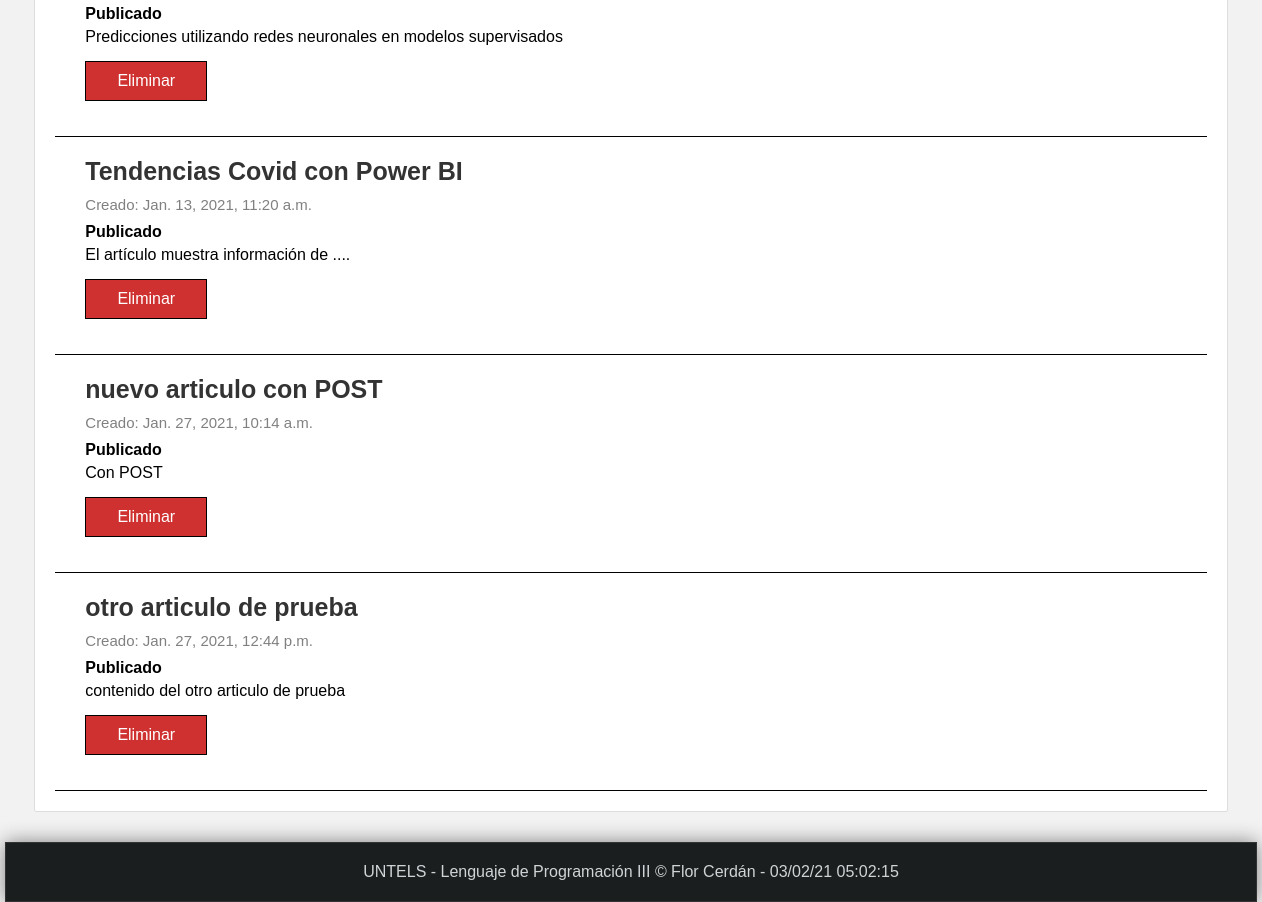
/listar_articulos (lower part), run on an earlier commit of the app's database.
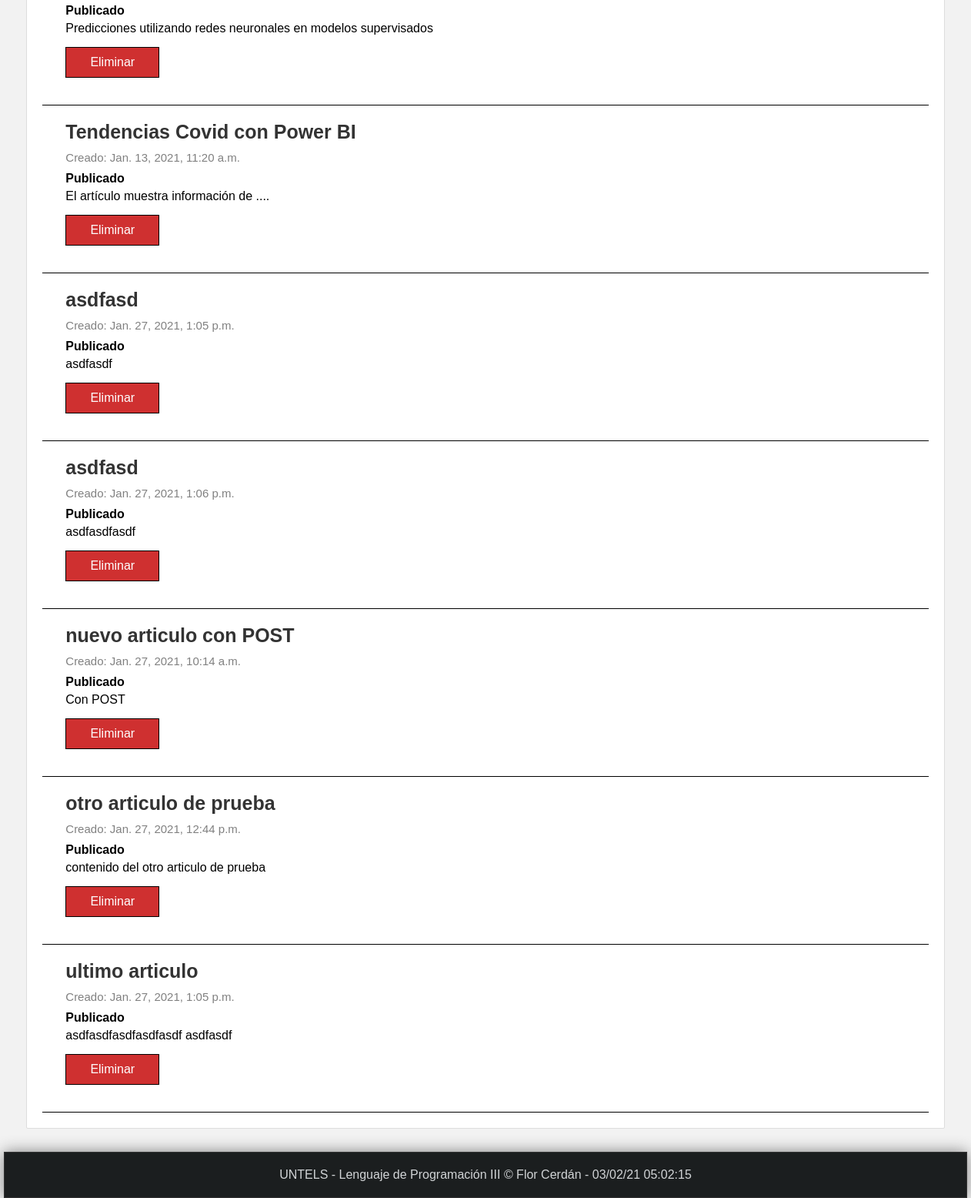
And on a later commit of the database.
### miapp/models.py (models this page shows, shortened)
class Articulo(models.Model):
    titulo = models.CharField(max_length=150, verbose_name="Título")
    contenido = models.TextField(verbose_name="Contenido")
    imagen = models.ImageField(default='null', verbose_name="Miniatura", upload_to="articulos")
    publicado = models.BooleanField(verbose_name="¿Publicado?")
    creado = models.DateTimeField(auto_now_add=True, verbose_name="Creado")
    actualizado = models.DateTimeField(auto_now=True, verbose_name="Editado")
    class Meta:
        verbose_name = "Artículo"
        verbose_name_plural = "Artículos"
        ordering = ['titulo','publicado']

### miapp/views.py (the view)
# urls.py: path('listar_articulos', views.listar_articulos, name="listar_articulos"),
def listar_articulos(request):
    articulos = Articulo.objects.all()
    """
    articulos = Articulo.objects.filter(
        Q(titulo__contains="Py") |
        Q(titulo__contains="Hab")
    )
    """
    return render(request, 'listar_articulos.html',{
        'articulos': articulos,
        'titulo': 'Listado de Artículos'
    })

### miapp/templates/listar_articulos.html (shortened to what this page needs)
{% extends 'layout.html' %}
{% block content %}
    {% for articulo in articulos %}
        <div class="articulo-item">
            <div class="data">
                <h2>
                    {{articulo.titulo}}
                </h2>
                <span class="date">
                    Creado: {{articulo.creado}}
                </span>
                {% if articulo.publicado %}
                    <strong>
                        Publicado
                    </strong>
                {% else %}
                    <strong>
                        No Publicado / En Revisión
                    </strong>
                {% endif %}
                <p>
                    {{articulo.contenido}}<br>
                    <a href="{% url 'eliminar_articulo' id=articulo.id %}" class="btn btn-delete">
                        Eliminar
                    </a>
                </p>
            </div>
        </div>
    {% endfor %}
{% endblock content %}

What changed in the data, as far as the page shows it:
added Articulo: titulo "asdfasd", creado "Jan. 27, 2021, 1:05 p.m.", publicado "Publicado", contenido "asdfasdf"
added Articulo: titulo "asdfasd", creado "Jan. 27, 2021, 1:06 p.m.", publicado "Publicado", contenido "asdfasdfasdf"
added Articulo: titulo "ultimo articulo", creado "Jan. 27, 2021, 1:05 p.m.", publicado "Publicado", contenido "asdfasdfasdfasdfasdf asdfasdf"
